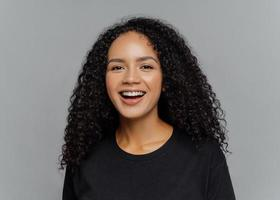
#> input picture FACE & AGE DETECTION 1/3.jpg, 280 x 200 px
$ jupyter execute --allow-errors app.ipynb
#> lines starting #> are read from the running program, lines starting #| are printed output that depends on the picture
[cell 1]
import cv2
import matplotlib.pyplot as plt

[cell 2]
# Input image
image = cv2.imread('3.jpg')
#> image is the input picture: shape (200, 280, 3); mean B, G, R 109.8, 111.4, 115.4
image = cv2.resize(image, (720, 640))
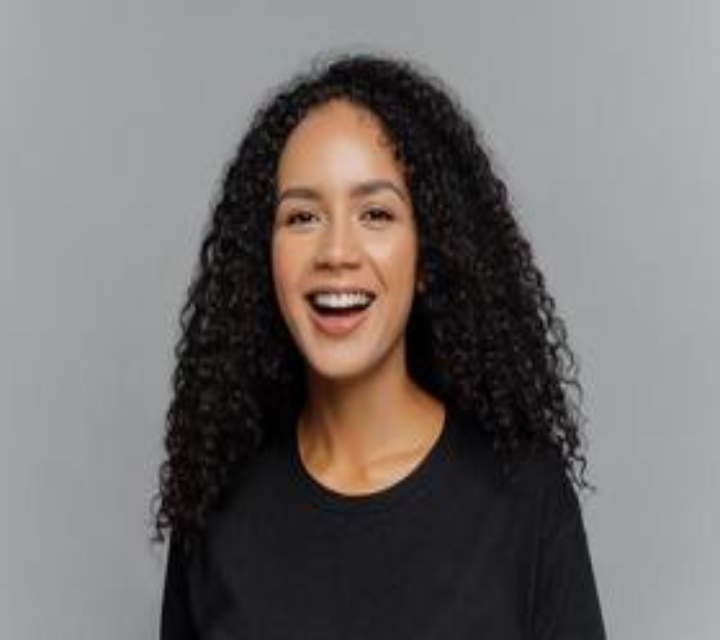
#> image: shape (640, 720, 3); mean B, G, R 109.7, 111.4, 115.3

[cell 3]
# Importing Models and set mean values
face1 = "opencv_face_detector.pbtxt"
face2 = "opencv_face_detector_uint8.pb"
age1 = "age_deploy.prototxt"
age2 = "age_net.caffemodel"
gen1 = "gender_deploy.prototxt"
gen2 = "gender_net.caffemodel"

MODEL_MEAN_VALUES = (78.4263377603, 87.7689143744, 114.895847746)

# Using models
# Face
#> (the rest of this cell did not finish here and is left out)

[cell 4]
# Categories of distribution
la = ['(0-2)', '(4-6)', '(8-12)', '(15-20)',
      '(25-32)', '(38-43)', '(48-53)', '(60-100)']
lg = ['Male', 'Female']

[cell 5]
# Copy image
fr_cv = image.copy()

[cell 6]
# Face detection
fr_h = fr_cv.shape[0]
#> fr_h = 640
fr_w = fr_cv.shape[1]
#> fr_w = 720
blob = cv2.dnn.blobFromImage(fr_cv, 1.0, (300, 300),
                             [104, 117, 123], True, False)

#> (the rest of this cell did not finish here and is left out)

[cell 7]
# Face bounding box creation
faceBoxes = []
#> (the rest of this cell did not finish here and is left out)

[cell 8]
# Checking if face detected or not
if not faceBoxes:
    print("No face detected")

# Final results (otherwise)
# Loop for all the faces detected
for faceBox in faceBoxes:

    #Extracting face as per the faceBox
    face = fr_cv[max(0, faceBox[1]-15):
                 min(faceBox[3]+15, fr_cv.shape[0]-1),
                 max(0, faceBox[0]-15):min(faceBox[2]+15,
                               fr_cv.shape[1]-1)]

    #Extracting the main blob part
    blob = cv2.dnn.blobFromImage(
        face, 1.0, (227, 227), MODEL_MEAN_VALUES, swapRB=False)

    #Prediction of gender
    gen.setInput(blob)
    genderPreds = gen.forward()
    gender = lg[genderPreds[0].argmax()]

    #Prediction of age
    age.setInput(blob)
    agePreds = age.forward()
    age = la[agePreds[0].argmax()]

    #Putting text of age and gender
    #At the top of box
    cv2.putText(fr_cv,
                f'{gender}, {age}',
                (faceBox[0]-150, faceBox[1]+10),
                cv2.FONT_HERSHEY_SIMPLEX,
                1.3,
                (217, 0, 0),
                4,
                cv2.LINE_AA)

    plt.figure(figsize=(7, 7))
    plt.imshow(fr_cv)


$ run again, with FACE & AGE DETECTION 1/2.jpg copied over FACE & AGE DETECTION 1/3.jpg
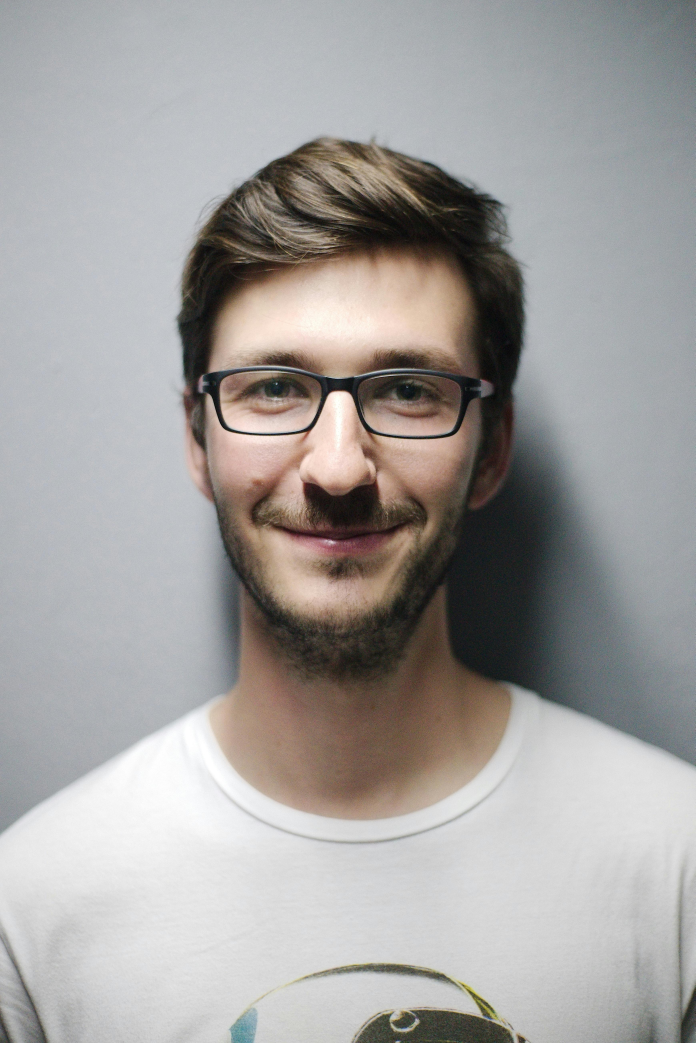
#> input picture FACE & AGE DETECTION 1/2.jpg, 3476 x 5214 px (shown at 1/5 size)
#> image is the input picture: shape (5214, 3476, 3); mean B, G, R 159.1, 160.7, 163.2
#> `image = cv2.resize(image, (720, 640))`:
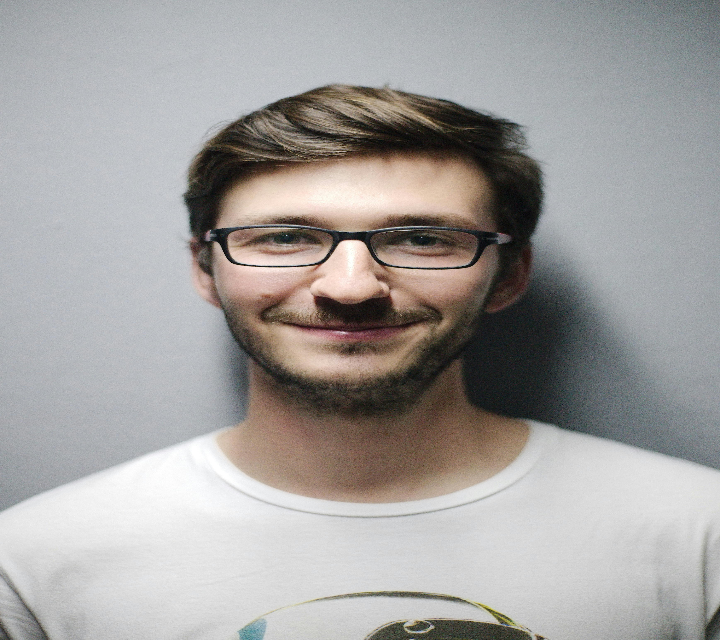
#> image: shape (640, 720, 3); mean B, G, R 159, 160.6, 163.1

$ run again, with FACE & AGE DETECTION 1/1.jpeg copied over FACE & AGE DETECTION 1/3.jpg
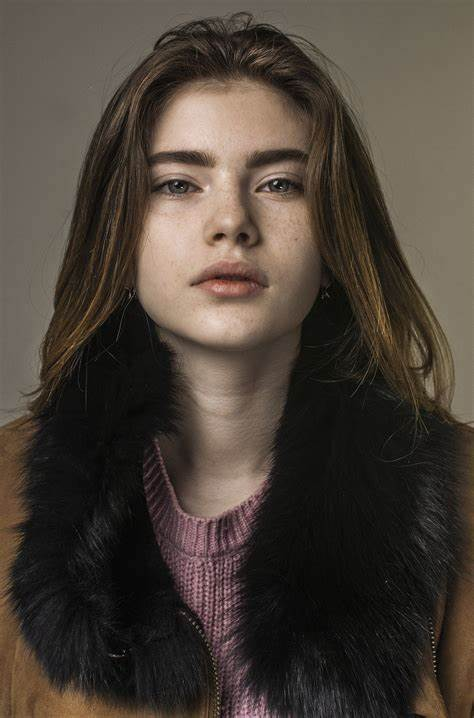
#> input picture FACE & AGE DETECTION 1/1.jpeg, 474 x 718 px
#> image is the input picture: shape (718, 474, 3); mean B, G, R 56.1, 64.9, 74.5
#> `image = cv2.resize(image, (720, 640))`:
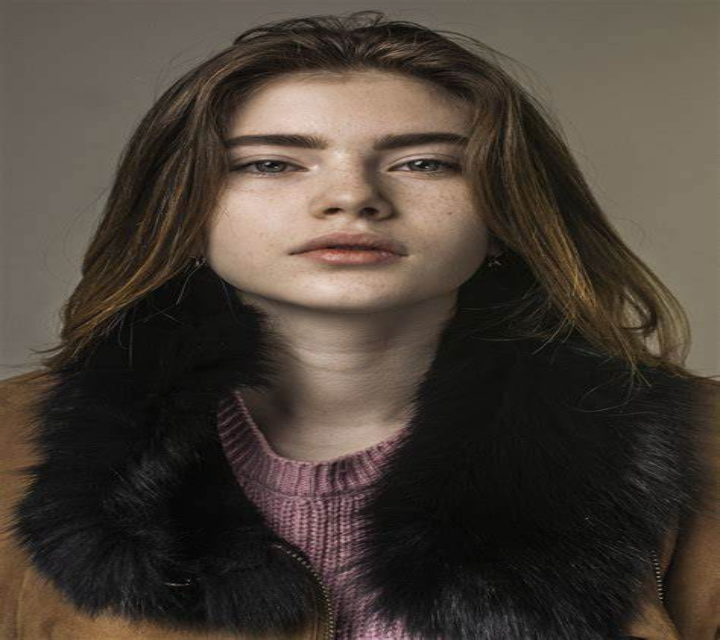
#> image: shape (640, 720, 3); mean B, G, R 56, 64.8, 74.4
